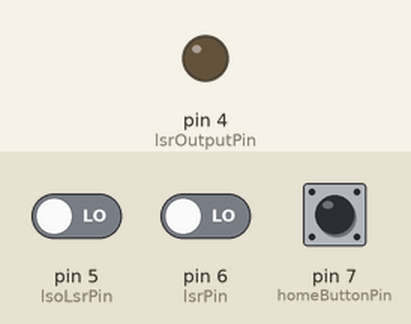
A sketch run on a simulated Arduino Uno, built with avr-gcc and run on an emulated ATmega328P. Shown: output pins drawn as LEDs (lit = HIGH). Inputs (shaded band) come from the test bench; at power-on: pin 5 (lsoLsrPin) LOW, pin 6 (lsrPin) LOW, pin 7 (homeButtonPin) LOW.

Above: at 1.4 s.
1.5 s: pin 5 (lsoLsrPin) driven HIGH
At 1.9 s:
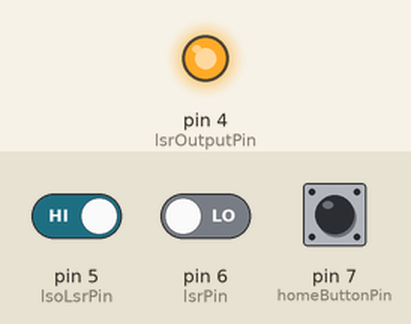
3.0 s: pin 5 (lsoLsrPin) driven LOW
At 3.7 s:
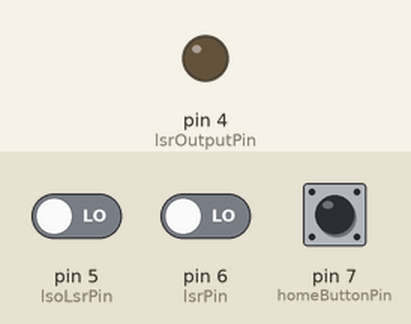
4.5 s: pin 6 (lsrPin) driven HIGH
At 5.3 s:
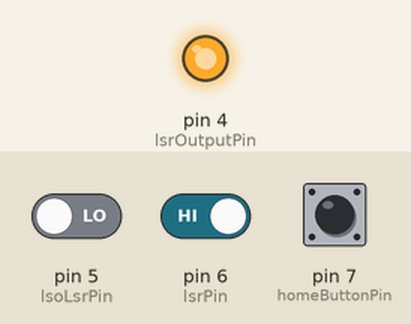
Timing chart, 0 to 7.5 s (numbered marks = the images above; inputs shaded):
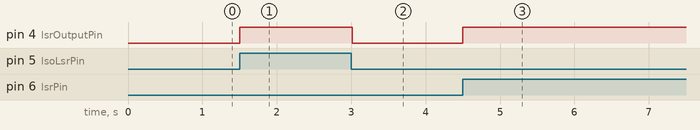

The sketch:

LassoCamRemote.ino
```cpp
//Bluetooth setup
#include <SoftwareSerial.h>

int bluetoothTx = 3;  // TX-O pin of bluetooth mate, Arduino D3
int bluetoothRx = 2;  // RX-I pin of bluetooth mate, Arduino D2

SoftwareSerial bluetooth(bluetoothTx, bluetoothRx);

//Pin setup
const int lsoLsrPin = 5;
const int lsrPin = 6;
const int homeButtonPin = 7;
const int lsrOutputPin = 4;

int lsoLsrState = 0;
int lsrState = 0;
int homeState = 0;

void setup() {
  // put your setup code here, to run once:

  //Serial.begin(9600);  // Begin the serial monitor at 9600bps

  bluetooth.begin(115200);  // The Bluetooth Mate defaults to 115200bps

  delay(100);

  bluetooth.print("$");  // Print three times individually
  bluetooth.print("$");
  bluetooth.print("$");  // Enter command mode

  delay(100);  // Short delay, wait for the Mate to send back CMD

  bluetooth.println("U,9600,N");  // Temporarily Change the baudrate to 9600, no parity
  // 115200 can be too fast at times for NewSoftSerial to relay the data reliably

  bluetooth.begin(9600);  // Start bluetooth serial at 9600*/

  pinMode(lsoLsrPin, INPUT);
  pinMode(lsrPin, INPUT);
  pinMode(homeButtonPin, INPUT);
  pinMode(lsrOutputPin, OUTPUT);

  digitalWrite(lsrOutputPin, LOW);
}

void loop() {
  // put your main code here, to run repeatedly:

  // delay(1000) = wait for roughly 16 seconds
  // Therefore, delay(63) waits for one second

  int lsoLsr = 0;

  lsoLsrState = digitalRead(lsoLsrPin);
  lsrState = digitalRead(lsrPin);
  homeState = digitalRead(homeButtonPin);

  if (lsoLsrState == HIGH)
  {
    bluetooth.println(1);
    lsoLsr = 1;
    digitalWrite(lsrOutputPin, HIGH);
  }

  else
  {
    //bluetooth.println("");
    //digitalWrite(lsrOutputPin, LOW);
  }

  if(lsrState == HIGH)
  {
    //bluetooth.println(2);
    digitalWrite(lsrOutputPin, HIGH);
  }
  else
  {
    //bluetooth.println("");
    //digitalWrite(lsrOutputPin, LOW);
  }

  if(homeState == HIGH)
  {
    bluetooth.println(2);
  }
  else
  {
    //bluetooth.println("");
  }

  while(lsoLsrState == HIGH || lsrState == HIGH || homeState == HIGH)
  {
    lsoLsrState = digitalRead(lsoLsrPin);
    lsrState = digitalRead(lsrPin);
    homeState = digitalRead(homeButtonPin);

    delay(10);
  }

  digitalWrite(lsrOutputPin, LOW);

  if(lsoLsr == 1)
  {
    bluetooth.println(3);
  }

}
```

Measured:
- after the input at 1.5 s, pin 4 (lsrOutputPin): LOW → HIGH at once
- after the input at 3.0 s, pin 4 (lsrOutputPin): HIGH → LOW at once
- after the input at 4.5 s, pin 4 (lsrOutputPin): LOW → HIGH at once
